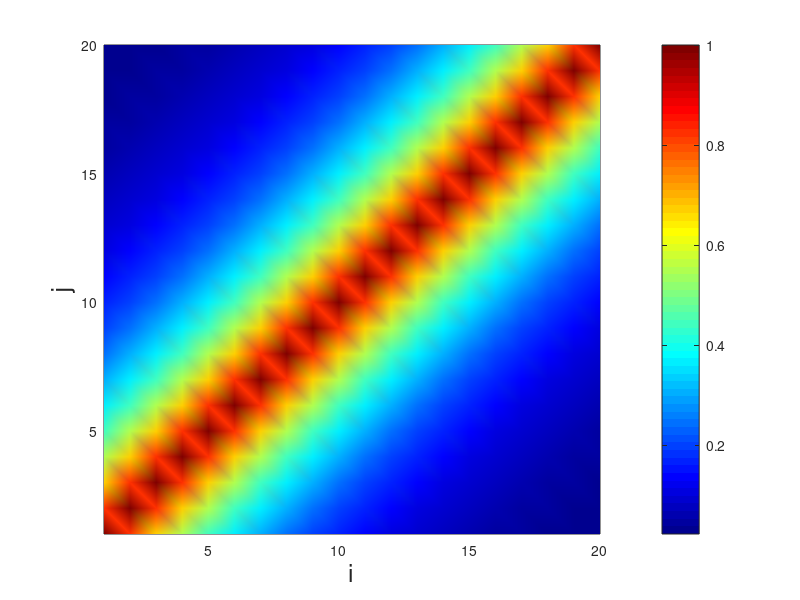
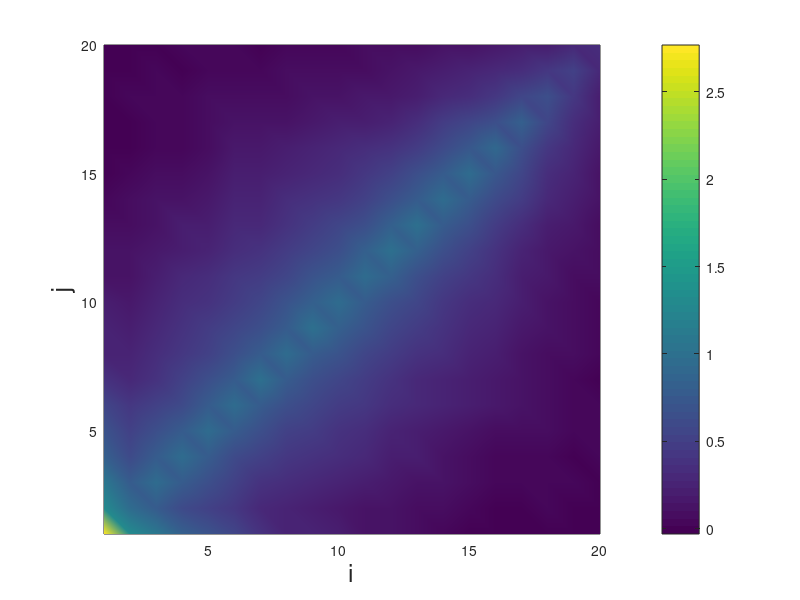

Recreate these plots in MATLAB, in order.
% Fundamentos de Acústica Submarina 

% Geração de ruído correlado: 
% X => vector gaussiano com N = 20  
% matriz de covariância: 
% E[Xi Xj] = e^|i-j|/5, i,j = 1,...,20. 
% Decomposição de Cholesky => Y = B X

clear all, close all 

N = 20;
n = 1000;
X = randn(N,n);
Y = zeros(N,n);
C = zeros(N,N);

for i = 1:N
    for j = 1:N
        C(i,j) = exp(-abs(i-j)/5);
    endfor
endfor

B = chol(C);

Y = B*X;

Ce = cov( Y' );

colormap('jet')

figure(1)
pcolor(C), shading interp, colorbar
xlabel('i','FontSize',18)
ylabel('j','FontSize',18)

figure(2)
pcolor(Ce), shading interp, colorbar
xlabel('i','FontSize',18)
ylabel('j','FontSize',18)

